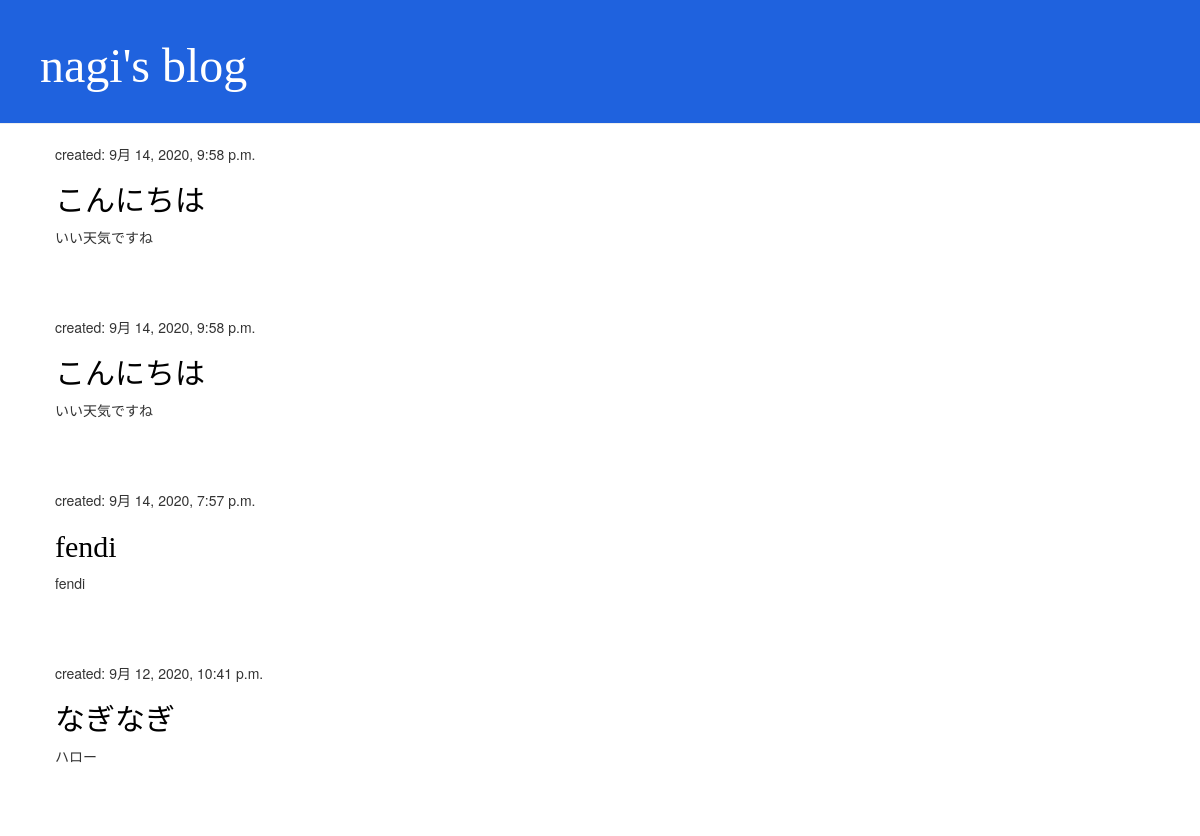
The page / on the database its author committed.
### blog/models.py (models this page shows, shortened)
class Post(models.Model):
    auther = models.ForeignKey(settings.AUTH_USER_MODEL, on_delete=models.CASCADE)
    title = models.CharField(max_length=200, blank=False, null=False)
    text = models.TextField()
    created_at = models.DateTimeField(auto_now_add=True)
    updated_at = models.DateTimeField(auto_now=True)
    publish = models.BooleanField(default=True)
    limited_publish = models.BooleanField(default=False)

### blog/views.py (the view)
# urls.py: path('', views.PostListView.as_view(), name='post_list'),
class PostListView(ListView):
    model = Post
    context_object_name = 'posts'
    ordering =['-created_at']
    paginate_by = 10
    template_name = "blog/post_list.html"

### templates/blog/post_list.html
{% extends 'blog/base.html' %}
{% load static %}
{% block content %}
        {% for post in posts %}
        <div class="post">
            <p>created: {{ post.created_at }}</p>
            <h2><a href="{% url 'post_detail' pk=post.pk %}">{{ post.title }}</a></h2>
            <p>{{ post.text|linebreaksbr }}</p>
        </div>
        {% endfor %}
{% endblock %}

### templates/blog/base.html (shortened to what this page needs)
{% load static %}
<html>
    <head>
        <link rel="stylesheet" href="//maxcdn.bootstrapcdn.com/bootstrap/3.2.0/css/bootstrap.min.css">
        <link rel="stylesheet" href="//maxcdn.bootstrapcdn.com/bootstrap/3.2.0/css/bootstrap-theme.min.css">
        <link rel="stylesheet" href="{% static 'css/blog.css' %}">
    </head>
    <body>
    <div class="page-header">
        <h1><a href="/">nagi's blog</a></h1>
    </div>
    <div class="content container">
        <div class="row">
            <div class="col-md-8">
            {% block content %}
            {% endblock %}
            </div>
        </div>
    </div>
</body>
</html>

### static/css/blog.css (style rules this page uses)
.page-header { background-color: #1f62de; margin-top: 0; padding: 20px 20px 20px 40px; }
.page-header h1, .page-header h1 a, .page-header h1 a:visited, .page-header h1 a:active { color: #ffffff; font-size: 36pt; text-decoration: none; }
.content { margin-left: 40px; }
h1, h2, h3, h4 { font-family: 'Lobster', cursive; }
.post { margin-bottom: 70px; }
.post h2 a, .post h2 a:visited { color: #000000; }

### rows shown on the page
Post: created_at "9月 14, 2020, 9:58 p.m.", title "こんにちは", text "いい天気ですね"
Post: created_at "9月 14, 2020, 9:58 p.m.", title "こんにちは", text "いい天気ですね"
Post: created_at "9月 14, 2020, 7:57 p.m.", title "fendi", text "fendi"
Post: created_at "9月 12, 2020, 10:41 p.m.", title "なぎなぎ", text "ハロー"
